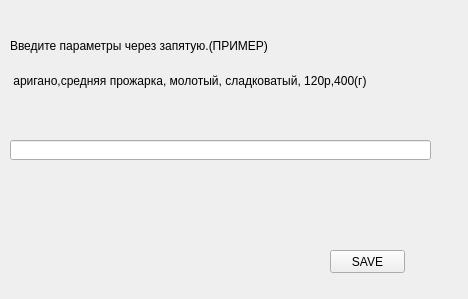
<?xml version="1.0" encoding="UTF-8"?>
<ui version="4.0">
 <class>Form</class>
 <widget class="QWidget" name="Form">
  <property name="geometry">
   <rect>
    <x>0</x>
    <y>0</y>
    <width>468</width>
    <height>299</height>
   </rect>
  </property>
  <property name="windowTitle">
   <string>Form</string>
  </property>
  <widget class="QLabel" name="label">
   <property name="geometry">
    <rect>
     <x>10</x>
     <y>30</y>
     <width>351</width>
     <height>31</height>
    </rect>
   </property>
   <property name="text">
    <string>Введите параметры через запятую.(ПРИМЕР)</string>
   </property>
  </widget>
  <widget class="QLabel" name="label_2">
   <property name="geometry">
    <rect>
     <x>10</x>
     <y>60</y>
     <width>401</width>
     <height>41</height>
    </rect>
   </property>
   <property name="text">
    <string> аригано,средняя прожарка, молотый, сладковатый, 120р,400(г)</string>
   </property>
  </widget>
  <widget class="QLineEdit" name="lineEdit">
   <property name="geometry">
    <rect>
     <x>10</x>
     <y>140</y>
     <width>421</width>
     <height>20</height>
    </rect>
   </property>
  </widget>
  <widget class="QPushButton" name="pushButton">
   <property name="geometry">
    <rect>
     <x>330</x>
     <y>250</y>
     <width>75</width>
     <height>23</height>
    </rect>
   </property>
   <property name="text">
    <string>SAVE</string>
   </property>
  </widget>
 </widget>
 <resources/>
 <connections/>
</ui>
